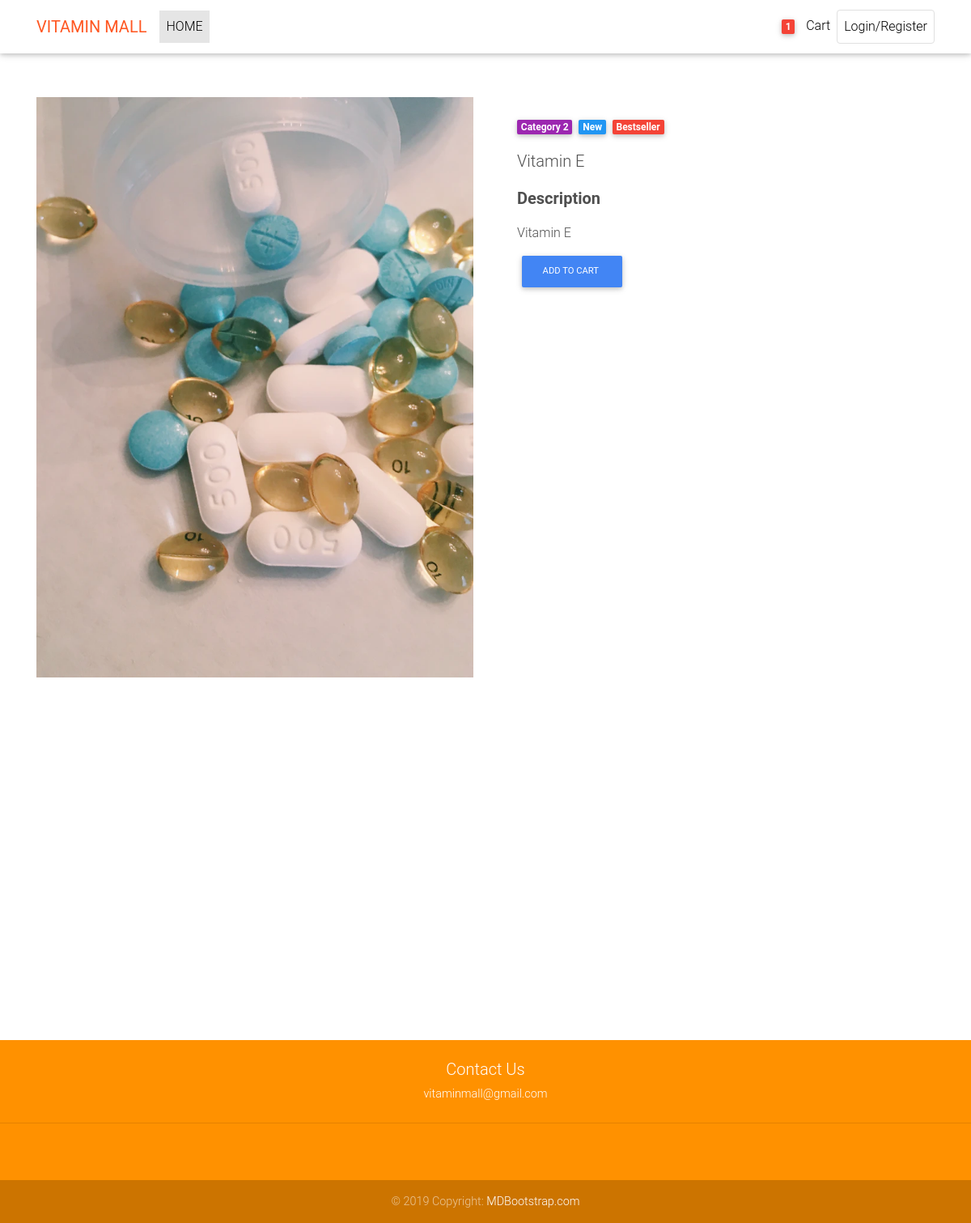
The app's page /product/4 with its own data.
### vitaminapp/models.py (models this page shows, shortened)
class Product(models.Model):
    product_name = models.CharField(max_length=45,blank=True)
    price= models.IntegerField(verbose_name='product_price' )
    description = models.TextField(verbose_name='product_info')
    stock = models.IntegerField(verbose_name='product_stock')
    date = models.DateTimeField()
    created_at = models.DateField(auto_now_add=True)
    updated_at = models.DateField(auto_now=True)
    product_pic = models.ImageField(null=True, blank=True, upload_to='product_images')
    objects = ProductManager()
    class Meta:
        db_table = 'vitamin_product'
        verbose_name = 'product'
        verbose_name_plural = 'product'

### vitaminapp/views.py (the view)
# urls.py: path('product/<int:id>', views.one_product),
def one_product(request, id):
    context = {
        'one_product': Product.objects.get(id=id),
    }
    return render(request, "one_product.html", context)

### vitaminapp/templates/one_product.html (shortened to what this page needs)
{% load static %}
<!DOCTYPE html>
<html lang="en">
<head>
    <link href="{%static 'css/bootstrap.css'%}" rel="stylesheet">
    <link href="{%static 'css/mdb.min.css'%}" rel="stylesheet">
    <link href="{%static 'css/style.min.css'%}" rel="stylesheet">
</head>
<body>
    <nav class="navbar fixed-top navbar-expand-lg navbar-light white scrolling-navbar">
        <div class="container">
          <a class="navbar-brand waves-effect" href="/" target="_blank">
            <strong class="deep-orange-text">VITAMIN MALL</strong>
          </a>
          <div class="collapse navbar-collapse" id="navbarSupportedContent">
            <ul class="navbar-nav mr-auto">
              <li class="nav-item active">
                <a class="nav-link waves-effect" href="#">HOME
                </a>
              </li>
            </ul>
            <ul class="navbar-nav nav-flex-icons">
              <li class="nav-item">
                <a class="nav-link waves-effect">
                  <span class="badge red z-depth-1 mr-1"> 1 </span>
                  <i class="fas fa-shopping-cart"></i>
                  <span class="clearfix d-none d-sm-inline-block"> Cart </span>
                </a>
              </li>
              <li class="nav-item">
                <a href="https://github.com/mdbootstrap/bootstrap-material-design" class="nav-link border border-light rounded waves-effect"
                  target="_blank">
                  Login/Register
                </a>
            </ul>
          </div>
        </div>
      </nav>
      <main class="mt-5 pt-4">
        <div class="container dark-grey-text mt-5">
          <div class="row2 wow fadeIn">
            <div class="col-md-6 mb-4">
              <img src="{{one_product.product_pic}}" class="img-fluid" alt="">
            </div>
            <div class="col-md-6 mb-4">
              <div class="p-4">
                <div class="mb-3">
                  <a href="">
                    <span class="badge purple mr-1">Category 2</span>
                  </a>
                  <a href="">
                    <span class="badge blue mr-1">New</span>
                  </a>
                  <a href="">
                    <span class="badge red mr-1">Bestseller</span>
                  </a>
                </div>
                <p class="lead">
                  <span>{{ one_product.product_name }}</span>
                </p>
                <p class="lead font-weight-bold">Description</p>
                <p>{{ one_product.description }}</p>
                  <a action="/checkout" method="post"class="btn btn-primary btn-md my-0 p" type="submit">Add to cart
                  </a>
            </div>
            </div>
        </div>
    </main>
    <div id="carousel-example-1z" class="carousel slide carousel-fade pt-4" data-ride="carousel">
    </div>
      <footer class="page-footer text-center font-small mt-4 orange accent-3 fadeIn">
        <div class="pt-4">
          <h5>Contact Us</h5>
          <p>vitaminmall@gmail.com</p>
        </div>
        <hr class="my-4">
        <div class="pb-4">
          <a href="https://www.facebook.com/mdbootstrap" target="_blank">
          </a>
          <a href="https://instagram.com/MDBootstrap" target="_blank">
          </a>
        </div>
        <div class="footer-copyright py-3">
          © 2019 Copyright:
          <a href="https://mdbootstrap.com/education/bootstrap/" target="_blank"> MDBootstrap.com </a>
        </div>
      </footer>
</body>
</html>

### records on screen
Product: product_pic (picture), product_name "Vitamin E", description "Vitamin E"
